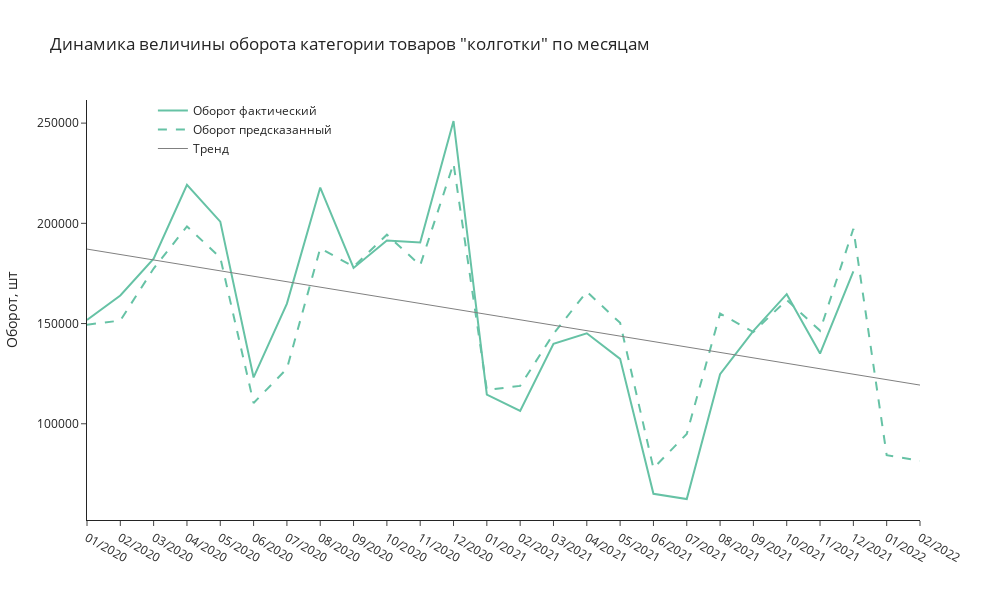

Notebook code cell kept with this figure:
### Code cell
find_model_predskaz(nes_data2, models_dct)
